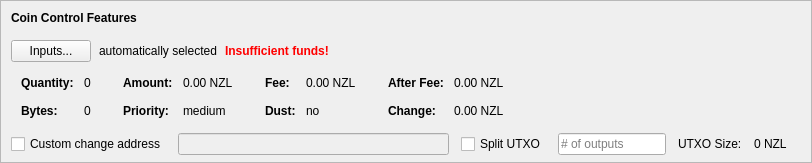
    <widget class="QFrame" name="frameCoinControl">
     <property name="sizePolicy">
      <sizepolicy hsizetype="Expanding" vsizetype="Expanding">
       <horstretch>0</horstretch>
       <verstretch>0</verstretch>
      </sizepolicy>
     </property>
     <property name="maximumSize">
      <size>
       <width>16777215</width>
       <height>16777215</height>
      </size>
     </property>
     <property name="frameShape">
      <enum>QFrame::StyledPanel</enum>
     </property>
     <property name="frameShadow">
      <enum>QFrame::Sunken</enum>
     </property>
     <layout class="QVBoxLayout" name="verticalLayoutCoinControl2">
      <property name="spacing">
       <number>0</number>
      </property>
      <property name="leftMargin">
       <number>0</number>
      </property>
      <property name="topMargin">
       <number>0</number>
      </property>
      <property name="rightMargin">
       <number>0</number>
      </property>
      <property name="bottomMargin">
       <number>6</number>
      </property>
      <item>
       <layout class="QVBoxLayout" name="verticalLayoutCoinControl" stretch="0,0,0,0,1">
        <property name="spacing">
         <number>0</number>
        </property>
        <property name="leftMargin">
         <number>10</number>
        </property>
        <property name="topMargin">
         <number>10</number>
        </property>
        <item>
         <layout class="QHBoxLayout" name="horizontalLayoutCoinControl1">
          <property name="bottomMargin">
           <number>15</number>
          </property>
          <item>
           <widget class="QLabel" name="labelCoinControlFeatures">
            <property name="sizePolicy">
             <sizepolicy hsizetype="Preferred" vsizetype="Maximum">
              <horstretch>0</horstretch>
              <verstretch>0</verstretch>
             </sizepolicy>
            </property>
            <property name="font">
             <font>
              <weight>75</weight>
              <bold>true</bold>
             </font>
            </property>
            <property name="styleSheet">
             <string notr="true">font-weight:bold;</string>
            </property>
            <property name="text">
             <string>Coin Control Features</string>
            </property>
           </widget>
          </item>
         </layout>
        </item>
        <item>
         <layout class="QHBoxLayout" name="horizontalLayoutCoinControl2" stretch="0,0,0,0">
          <property name="spacing">
           <number>8</number>
          </property>
          <property name="bottomMargin">
           <number>10</number>
          </property>
          <item>
           <widget class="QPushButton" name="pushButtonCoinControl">
            <property name="styleSheet">
             <string notr="true"/>
            </property>
            <property name="text">
             <string>Inputs...</string>
            </property>
            <property name="autoDefault">
             <bool>false</bool>
            </property>
           </widget>
          </item>
          <item>
           <widget class="QLabel" name="labelCoinControlAutomaticallySelected">
            <property name="text">
             <string>automatically selected</string>
            </property>
            <property name="margin">
             <number>5</number>
            </property>
           </widget>
          </item>
          <item>
           <widget class="QLabel" name="labelCoinControlInsuffFunds">
            <property name="font">
             <font>
              <weight>75</weight>
              <bold>true</bold>
             </font>
            </property>
            <property name="styleSheet">
             <string notr="true">color:red;font-weight:bold;</string>
            </property>
            <property name="text">
             <string>Insufficient funds!</string>
            </property>
            <property name="margin">
             <number>5</number>
            </property>
           </widget>
          </item>
          <item>
           <spacer name="horizontalSpacerCoinControl">
            <property name="orientation">
             <enum>Qt::Horizontal</enum>
            </property>
            <property name="sizeHint" stdset="0">
             <size>
              <width>40</width>
              <height>1</height>
             </size>
            </property>
           </spacer>
          </item>
         </layout>
        </item>
        <item>
         <widget class="QWidget" name="widgetCoinControl" native="true">
          <property name="sizePolicy">
           <sizepolicy hsizetype="Preferred" vsizetype="Preferred">
            <horstretch>0</horstretch>
            <verstretch>0</verstretch>
           </sizepolicy>
          </property>
          <property name="minimumSize">
           <size>
            <width>0</width>
            <height>0</height>
           </size>
          </property>
          <property name="styleSheet">
           <string notr="true"/>
          </property>
          <layout class="QHBoxLayout" name="horizontalLayoutCoinControl5">
           <property name="leftMargin">
            <number>0</number>
           </property>
           <property name="topMargin">
            <number>0</number>
           </property>
           <property name="rightMargin">
            <number>0</number>
           </property>
           <property name="bottomMargin">
            <number>0</number>
           </property>
           <item>
            <layout class="QHBoxLayout" name="horizontalLayoutCoinControl3" stretch="0,0,0,1">
             <property name="spacing">
              <number>20</number>
             </property>
             <property name="topMargin">
              <number>0</number>
             </property>
             <property name="bottomMargin">
              <number>10</number>
             </property>
             <item>
              <layout class="QFormLayout" name="formLayoutCoinControl1">
               <property name="horizontalSpacing">
                <number>10</number>
               </property>
               <property name="verticalSpacing">
                <number>14</number>
               </property>
               <property name="leftMargin">
                <number>10</number>
               </property>
               <property name="topMargin">
                <number>4</number>
               </property>
               <property name="rightMargin">
                <number>6</number>
               </property>
               <item row="0" column="0">
                <widget class="QLabel" name="labelCoinControlQuantityText">
                 <property name="font">
                  <font>
                   <weight>75</weight>
                   <bold>true</bold>
                  </font>
                 </property>
                 <property name="text">
                  <string>Quantity:</string>
                 </property>
                 <property name="margin">
                  <number>0</number>
                 </property>
                </widget>
               </item>
               <item row="0" column="1">
                <widget class="QLabel" name="labelCoinControlQuantity">
                 <property name="cursor">
                  <cursorShape>IBeamCursor</cursorShape>
                 </property>
                 <property name="contextMenuPolicy">
                  <enum>Qt::ActionsContextMenu</enum>
                 </property>
                 <property name="text">
                  <string notr="true">0</string>
                 </property>
                 <property name="margin">
                  <number>0</number>
                 </property>
                 <property name="textInteractionFlags">
                  <set>Qt::LinksAccessibleByMouse|Qt::TextSelectableByKeyboard|Qt::TextSelectableByMouse</set>
                 </property>
                </widget>
               </item>
               <item row="1" column="0">
                <widget class="QLabel" name="labelCoinControlBytesText">
                 <property name="font">
                  <font>
                   <weight>75</weight>
                   <bold>true</bold>
                  </font>
                 </property>
                 <property name="text">
                  <string>Bytes:</string>
                 </property>
                </widget>
               </item>
               <item row="1" column="1">
                <widget class="QLabel" name="labelCoinControlBytes">
                 <property name="cursor">
                  <cursorShape>IBeamCursor</cursorShape>
                 </property>
                 <property name="contextMenuPolicy">
                  <enum>Qt::ActionsContextMenu</enum>
                 </property>
                 <property name="text">
                  <string notr="true">0</string>
                 </property>
                 <property name="textInteractionFlags">
                  <set>Qt::LinksAccessibleByMouse|Qt::TextSelectableByKeyboard|Qt::TextSelectableByMouse</set>
                 </property>
                </widget>
               </item>
              </layout>
             </item>
             <item>
              <layout class="QFormLayout" name="formLayoutCoinControl2">
               <property name="horizontalSpacing">
                <number>10</number>
               </property>
               <property name="verticalSpacing">
                <number>14</number>
               </property>
               <property name="leftMargin">
                <number>6</number>
               </property>
               <property name="topMargin">
                <number>4</number>
               </property>
               <property name="rightMargin">
                <number>6</number>
               </property>
               <item row="0" column="0">
                <widget class="QLabel" name="labelCoinControlAmountText">
                 <property name="font">
                  <font>
                   <weight>75</weight>
                   <bold>true</bold>
                  </font>
                 </property>
                 <property name="text">
                  <string>Amount:</string>
                 </property>
                 <property name="margin">
                  <number>0</number>
                 </property>
                </widget>
               </item>
               <item row="0" column="1">
                <widget class="QLabel" name="labelCoinControlAmount">
                 <property name="cursor">
                  <cursorShape>IBeamCursor</cursorShape>
                 </property>
                 <property name="contextMenuPolicy">
                  <enum>Qt::ActionsContextMenu</enum>
                 </property>
                 <property name="text">
                  <string notr="true">0.00 NZL</string>
                 </property>
                 <property name="textInteractionFlags">
                  <set>Qt::LinksAccessibleByMouse|Qt::TextSelectableByKeyboard|Qt::TextSelectableByMouse</set>
                 </property>
                </widget>
               </item>
               <item row="1" column="0">
                <widget class="QLabel" name="labelCoinControlPriorityText">
                 <property name="font">
                  <font>
                   <weight>75</weight>
                   <bold>true</bold>
                  </font>
                 </property>
                 <property name="text">
                  <string>Priority:</string>
                 </property>
                </widget>
               </item>
               <item row="1" column="1">
                <widget class="QLabel" name="labelCoinControlPriority">
                 <property name="cursor">
                  <cursorShape>IBeamCursor</cursorShape>
                 </property>
                 <property name="contextMenuPolicy">
                  <enum>Qt::ActionsContextMenu</enum>
                 </property>
                 <property name="text">
                  <string>medium</string>
                 </property>
                 <property name="textInteractionFlags">
                  <set>Qt::LinksAccessibleByMouse|Qt::TextSelectableByKeyboard|Qt::TextSelectableByMouse</set>
                 </property>
                </widget>
               </item>
              </layout>
             </item>
             <item>
              <layout class="QFormLayout" name="formLayoutCoinControl3">
               <property name="horizontalSpacing">
                <number>10</number>
               </property>
               <property name="verticalSpacing">
                <number>14</number>
               </property>
               <property name="leftMargin">
                <number>6</number>
               </property>
               <property name="topMargin">
                <number>4</number>
               </property>
               <property name="rightMargin">
                <number>6</number>
               </property>
               <item row="0" column="0">
                <widget class="QLabel" name="labelCoinControlFeeText">
                 <property name="font">
                  <font>
                   <weight>75</weight>
                   <bold>true</bold>
                  </font>
                 </property>
                 <property name="text">
                  <string>Fee:</string>
                 </property>
                 <property name="margin">
                  <number>0</number>
                 </property>
                </widget>
               </item>
               <item row="0" column="1">
                <widget class="QLabel" name="labelCoinControlFee">
                 <property name="cursor">
                  <cursorShape>IBeamCursor</cursorShape>
                 </property>
                 <property name="contextMenuPolicy">
                  <enum>Qt::ActionsContextMenu</enum>
                 </property>
                 <property name="text">
                  <string notr="true">0.00 NZL</string>
                 </property>
                 <property name="textInteractionFlags">
                  <set>Qt::LinksAccessibleByMouse|Qt::TextSelectableByKeyboard|Qt::TextSelectableByMouse</set>
                 </property>
                </widget>
               </item>
               <item row="1" column="0">
                <widget class="QLabel" name="labelCoinControlLowOutputText">
                 <property name="font">
                  <font>
                   <weight>75</weight>
                   <bold>true</bold>
                  </font>
                 </property>
                 <property name="text">
                  <string>Dust:</string>
                 </property>
                </widget>
               </item>
               <item row="1" column="1">
                <widget class="QLabel" name="labelCoinControlLowOutput">
                 <property name="cursor">
                  <cursorShape>IBeamCursor</cursorShape>
                 </property>
                 <property name="contextMenuPolicy">
                  <enum>Qt::ActionsContextMenu</enum>
                 </property>
                 <property name="text">
                  <string>no</string>
                 </property>
                 <property name="textInteractionFlags">
                  <set>Qt::LinksAccessibleByMouse|Qt::TextSelectableByKeyboard|Qt::TextSelectableByMouse</set>
                 </property>
                </widget>
               </item>
              </layout>
             </item>
             <item>
              <layout class="QFormLayout" name="formLayoutCoinControl4">
               <property name="horizontalSpacing">
                <number>10</number>
               </property>
               <property name="verticalSpacing">
                <number>14</number>
               </property>
               <property name="leftMargin">
                <number>6</number>
               </property>
               <property name="topMargin">
                <number>4</number>
               </property>
               <property name="rightMargin">
                <number>6</number>
               </property>
               <item row="0" column="0">
                <widget class="QLabel" name="labelCoinControlAfterFeeText">
                 <property name="font">
                  <font>
                   <weight>75</weight>
                   <bold>true</bold>
                  </font>
                 </property>
                 <property name="text">
                  <string>After Fee:</string>
                 </property>
                 <property name="margin">
                  <number>0</number>
                 </property>
                </widget>
               </item>
               <item row="0" column="1">
                <widget class="QLabel" name="labelCoinControlAfterFee">
                 <property name="cursor">
                  <cursorShape>IBeamCursor</cursorShape>
                 </property>
                 <property name="contextMenuPolicy">
                  <enum>Qt::ActionsContextMenu</enum>
                 </property>
                 <property name="text">
                  <string notr="true">0.00 NZL</string>
                 </property>
                 <property name="textInteractionFlags">
                  <set>Qt::LinksAccessibleByMouse|Qt::TextSelectableByKeyboard|Qt::TextSelectableByMouse</set>
                 </property>
                </widget>
               </item>
               <item row="1" column="0">
                <widget class="QLabel" name="labelCoinControlChangeText">
                 <property name="font">
                  <font>
                   <weight>75</weight>
                   <bold>true</bold>
                  </font>
                 </property>
                 <property name="text">
                  <string>Change:</string>
                 </property>
                </widget>
               </item>
               <item row="1" column="1">
                <widget class="QLabel" name="labelCoinControlChange">
                 <property name="cursor">
                  <cursorShape>IBeamCursor</cursorShape>
                 </property>
                 <property name="contextMenuPolicy">
                  <enum>Qt::ActionsContextMenu</enum>
                 </property>
                 <property name="text">
                  <string notr="true">0.00 NZL</string>
                 </property>
                 <property name="textInteractionFlags">
                  <set>Qt::LinksAccessibleByMouse|Qt::TextSelectableByKeyboard|Qt::TextSelectableByMouse</set>
                 </property>
                </widget>
               </item>
              </layout>
             </item>
            </layout>
           </item>
          </layout>
         </widget>
        </item>
        <item>
         <layout class="QHBoxLayout" name="horizontalLayoutCoinControl4" stretch="0,0,0,0,0,0,0">
          <property name="spacing">
           <number>12</number>
          </property>
          <property name="sizeConstraint">
           <enum>QLayout::SetDefaultConstraint</enum>
          </property>
          <property name="topMargin">
           <number>5</number>
          </property>
          <property name="rightMargin">
           <number>5</number>
          </property>
          <item>
           <widget class="QCheckBox" name="checkBoxCoinControlChange">
            <property name="toolTip">
             <string>If this is activated, but the change address is empty or invalid, change will be sent to a newly generated address.</string>
            </property>
            <property name="text">
             <string>Custom change address</string>
            </property>
           </widget>
          </item>
          <item>
           <widget class="QValidatedLineEdit" name="lineEditCoinControlChange">
            <property name="enabled">
             <bool>false</bool>
            </property>
            <property name="sizePolicy">
             <sizepolicy hsizetype="Expanding" vsizetype="Fixed">
              <horstretch>0</horstretch>
              <verstretch>0</verstretch>
             </sizepolicy>
            </property>
           </widget>
          </item>
          <item>
           <widget class="QCheckBox" name="splitBlockCheckBox">
            <property name="text">
             <string>Split UTXO</string>
            </property>
           </widget>
          </item>
          <item>
           <widget class="QLineEdit" name="splitBlockLineEdit">
            <property name="sizePolicy">
             <sizepolicy hsizetype="Fixed" vsizetype="Fixed">
              <horstretch>50</horstretch>
              <verstretch>0</verstretch>
             </sizepolicy>
            </property>
            <property name="placeholderText">
             <string># of outputs</string>
            </property>
           </widget>
          </item>
          <item>
           <widget class="QLabel" name="labelBlockSizeText">
            <property name="text">
             <string>UTXO Size:</string>
            </property>
           </widget>
          </item>
          <item>
           <widget class="QLabel" name="labelBlockSize">
            <property name="text">
             <string>0 NZL</string>
            </property>
           </widget>
          </item>
          <item>
           <widget class="QLabel" name="labelCoinControlChangeLabel">
            <property name="sizePolicy">
             <sizepolicy hsizetype="Preferred" vsizetype="Expanding">
              <horstretch>0</horstretch>
              <verstretch>0</verstretch>
             </sizepolicy>
            </property>
            <property name="minimumSize">
             <size>
              <width>0</width>
              <height>0</height>
             </size>
            </property>
            <property name="text">
             <string/>
            </property>
            <property name="margin">
             <number>3</number>
            </property>
           </widget>
          </item>
         </layout>
        </item>
        <item>
         <spacer name="verticalSpacerCoinControl">
          <property name="orientation">
           <enum>Qt::Vertical</enum>
          </property>
          <property name="sizeHint" stdset="0">
           <size>
            <width>800</width>
            <height>1</height>
           </size>
          </property>
         </spacer>
        </item>
       </layout>
      </item>
     </layout>
    </widget>
